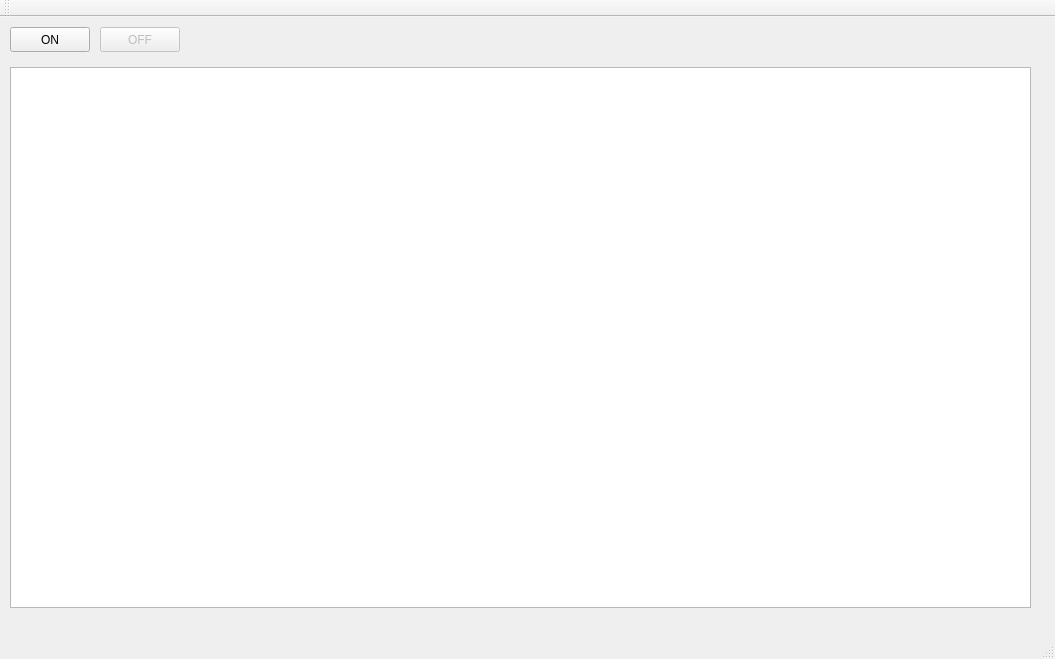
<?xml version="1.0" encoding="UTF-8"?>
<ui version="4.0">
 <class>MainWindow</class>
 <widget class="QMainWindow" name="MainWindow">
  <property name="geometry">
   <rect>
    <x>0</x>
    <y>0</y>
    <width>1055</width>
    <height>659</height>
   </rect>
  </property>
  <property name="windowTitle">
   <string>MainWindow</string>
  </property>
  <widget class="QWidget" name="centralWidget">
   <widget class="QTextBrowser" name="log">
    <property name="geometry">
     <rect>
      <x>10</x>
      <y>50</y>
      <width>1021</width>
      <height>541</height>
     </rect>
    </property>
   </widget>
   <widget class="QPushButton" name="activate">
    <property name="geometry">
     <rect>
      <x>10</x>
      <y>10</y>
      <width>80</width>
      <height>25</height>
     </rect>
    </property>
    <property name="text">
     <string>ON</string>
    </property>
   </widget>
   <widget class="QPushButton" name="deactivate">
    <property name="enabled">
     <bool>false</bool>
    </property>
    <property name="geometry">
     <rect>
      <x>100</x>
      <y>10</y>
      <width>80</width>
      <height>25</height>
     </rect>
    </property>
    <property name="text">
     <string>OFF</string>
    </property>
    <property name="checkable">
     <bool>false</bool>
    </property>
   </widget>
  </widget>
  <widget class="QMenuBar" name="menuBar">
   <property name="geometry">
    <rect>
     <x>0</x>
     <y>0</y>
     <width>1055</width>
     <height>22</height>
    </rect>
   </property>
  </widget>
  <widget class="QToolBar" name="mainToolBar">
   <attribute name="toolBarArea">
    <enum>TopToolBarArea</enum>
   </attribute>
   <attribute name="toolBarBreak">
    <bool>false</bool>
   </attribute>
  </widget>
  <widget class="QStatusBar" name="statusBar"/>
 </widget>
 <layoutdefault spacing="6" margin="11"/>
 <resources/>
 <connections/>
</ui>
